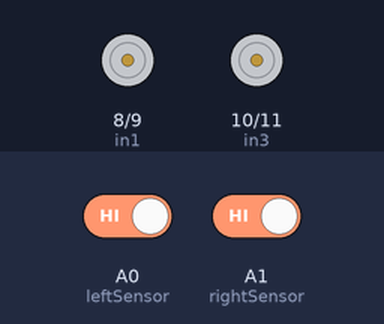
A sketch run on a simulated Arduino Uno, built with avr-gcc and run on an emulated ATmega328P. On the bench: motor-driver pin pairs drawn as motors (green arrow = first pin HIGH = forward, orange = second pin HIGH = backward, longer = more drive). The inputs (shaded band) are chosen by the test bench; at power-on: A0 (leftSensor) HIGH, A1 (rightSensor) HIGH.

Above: at 1.2 s.
1.3 s: A0 (leftSensor) driven LOW
At 1.7 s:
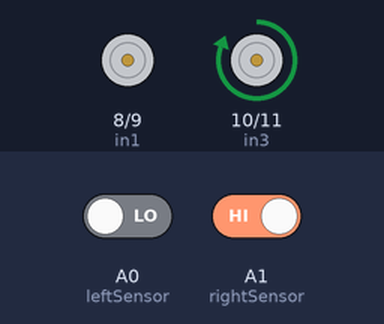
2.8 s: A1 (rightSensor) driven LOW
At 4.0 s:
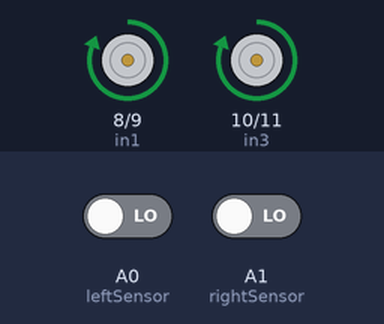
4.3 s: A0 (leftSensor) driven HIGH
At 5.2 s:
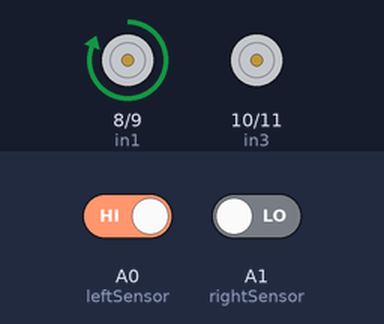
5.8 s: A1 (rightSensor) driven HIGH
At 6.3 s:
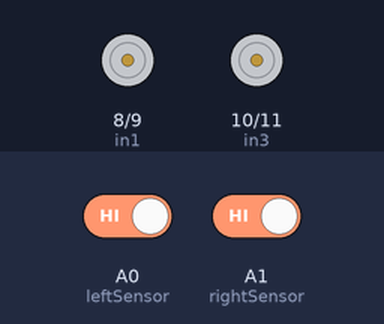
Timing chart, 0 to 8.3 s (numbered marks = the images above; inputs shaded):
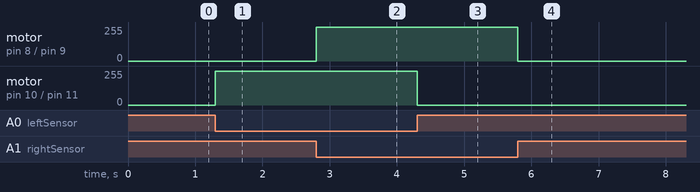

Measured:
- after the input at 1.3 s, motor on pin 10 (in3) / pin 11 (in4): stopped → forward 255/255 at once
- after the input at 2.8 s, motor on pin 8 (in1) / pin 9 (in2): stopped → forward 255/255 at once
- after the input at 4.3 s, motor on pin 10 (in3) / pin 11 (in4): forward 255/255 → stopped at once
- after the input at 5.8 s, motor on pin 8 (in1) / pin 9 (in2): forward 255/255 → stopped at once

The sketch:

Arduino.ino
```cpp
// IR Sensors
const int leftSensor = A0;
const int rightSensor = A1;

// Motor control pins (connected to L293D)
const int in1 = 8;
const int in2 = 9;
const int in3 = 10;
const int in4 = 11;

void setup() {
  pinMode(leftSensor, INPUT);
  pinMode(rightSensor, INPUT);

  pinMode(in1, OUTPUT);
  pinMode(in2, OUTPUT);
  pinMode(in3, OUTPUT);
  pinMode(in4, OUTPUT);
}

void loop() {
  int left = digitalRead(leftSensor);
  int right = digitalRead(rightSensor);

  if (left == LOW && right == LOW) {
    moveForward();
  } else if (left == LOW && right == HIGH) {
    turnLeft();
  } else if (left == HIGH && right == LOW) {
    turnRight();
  } else {
    stopMotors();
  }
}

void moveForward() {
  digitalWrite(in1, HIGH);
  digitalWrite(in2, LOW);
  digitalWrite(in3, HIGH);
  digitalWrite(in4, LOW);
}

void turnLeft() {
  digitalWrite(in1, LOW);
  digitalWrite(in2, LOW);
  digitalWrite(in3, HIGH);
  digitalWrite(in4, LOW);
}

void turnRight() {
  digitalWrite(in1, HIGH);
  digitalWrite(in2, LOW);
  digitalWrite(in3, LOW);
  digitalWrite(in4, LOW);
}

void stopMotors() {
  digitalWrite(in1, LOW);
  digitalWrite(in2, LOW);
  digitalWrite(in3, LOW);
  digitalWrite(in4, LOW);
}
```
